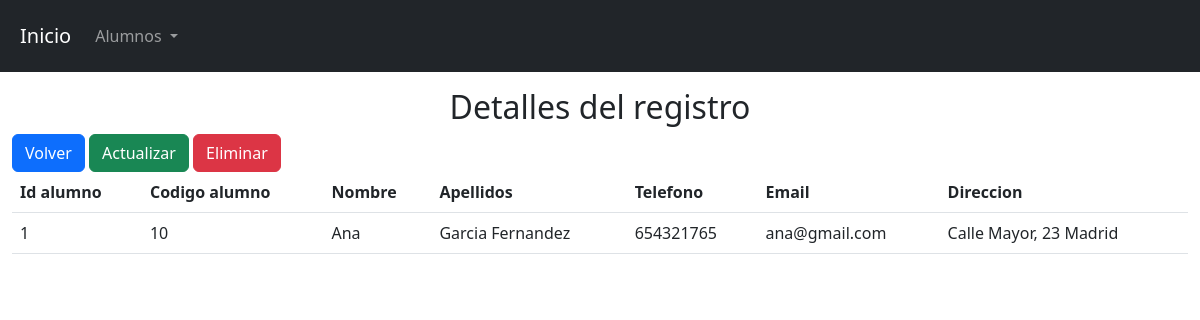
/view/username/show.php?idAlumno=1, run on the app's committed database.
### tables this page shows
CREATE TABLE `username` (
  `idAlumno` int(11) NOT NULL,
  `codigo` int(11) NOT NULL,
  `nombre` varchar(100) NOT NULL,
  `apellidos` varchar(100) NOT NULL,
  `telefono` int(11) NOT NULL,
  `email` varchar(100) NOT NULL,
  `direccion` varchar(255) NOT NULL,
  `idNota` int(11) NOT NULL,
  `idMatriculas` int(11) NOT NULL
);

### config/db.php (called while the page is built)
<?php
class Db {
    private $host = "localhost";
    private $dbname = "alumnos";
    private $user = "root";
    private $password = "";
    public function conexion() {
        try {
            $PDO = new PDO("mysql:host=".$this->host.";dbname=".$this->dbname,$this->user,$this->password);
            return $PDO;
        }catch(PDOException $e) {
            return $e->getMessage();
        }
    }
}
?>

### controller/usernameController.php (called while the page is built, shortened)
<?php
class UsernameController{
    private $model;
    public function __construct() {
        require_once("c://xampp/htdocs/RepasoNov/model/usernameModel.php");
        $this->model = new UsernameModel();
    }
    public function show($idAlumno) {
        return ($this->model->show($idAlumno)!=false) ? $this->model->show($idAlumno) : header("Location:index.php");
    }
}
?>

### model/usernameModel.php (called while the page is built, shortened)
<?php
class UsernameModel{
    private $PDO;
    public function __construct() {
        require_once("c://xampp/htdocs/RepasoNov/config/db.php");
        $con = new Db();
        $this->PDO = $con->conexion();
    }
    public function show($idAlumno) {
        $stament = $this->PDO->prepare("SELECT * FROM username where idAlumno = :idAlumno limit 1");
        $stament->bindParam(":idAlumno",$idAlumno);
        return ($stament->execute()) ? $stament->fetch() : false;
    }
}
?>

### view/username/show.php (the view, shortened to what this page needs)
<?php
require_once ("c://xampp/htdocs/RepasoNov/view/head/head.php");
require_once ("c://xampp/htdocs/RepasoNov/controller/usernameController.php");
$obj = new UsernameController();
$date = $obj->show($_GET['idAlumno']);
?>
<h2 class="text-center">Detalles del registro</h2>
<div class="pb3">
    <a href="index.php" class="btn btn-primary">Volver</a>
    <a href="edit.php?idAlumno=<?= $date[0]?>" class="btn btn-success">Actualizar</a>
    <a class="btn btn-danger" data-bs-toggle="modal" data-bs-target="#exampleModal">Eliminar</a>
</div>
<div class="table-responsive">
<table class="table container-fluid table-hover">
    <thead>
        <tr>
            <th scope ="col">Id alumno</th>
            <th scope ="col">Codigo alumno</th>
            <th scope ="col">Nombre</th>
            <th scope ="col">Apellidos</th>
            <th scope ="col">Telefono</th>
            <th scope ="col">Email</th>
            <th scope ="col">Direccion</th>
        </tr>
    </thead>
    <tbody>
        <tr>
            <td scope="col"><?= $date[0]?></td>
            <td scope="col"><?= $date[1]?></td>
            <td scope="col"><?= $date[2]?></td>
            <td scope="col"><?= $date[3]?></td>
            <td scope="col"><?= $date[4]?></td>
            <td scope="col"><?= $date[5]?></td>
            <td scope="col"><?= $date[6]?></td>
        </tr>
    </tbody>
</table>
</div>
<?php
require_once ("c://xampp/htdocs/RepasoNov/view/head/footer.php");
?>

### data on the page
username: idAlumno "1", codigo "10", nombre "Ana", apellidos "Garcia Fernandez", telefono "654321765", email "ana@gmail.com", direccion "Calle Mayor, 23 Madrid"
